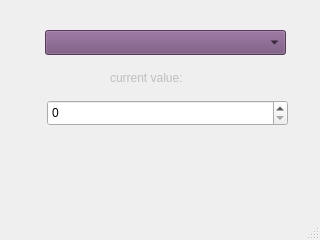
<?xml version="1.0" encoding="UTF-8"?>
<ui version="4.0">
 <class>MainWindow</class>
 <widget class="QMainWindow" name="MainWindow">
  <property name="windowModality">
   <enum>Qt::ApplicationModal</enum>
  </property>
  <property name="geometry">
   <rect>
    <x>0</x>
    <y>0</y>
    <width>320</width>
    <height>240</height>
   </rect>
  </property>
  <property name="windowTitle">
   <string>combo/SpinBox box demo</string>
  </property>
  <property name="windowIcon">
   <iconset>
    <normaloff>../../../media/ursia/16EC8BACEC8B84A9/Users/ursia/Pictures/clients/logozekin4perso.png</normaloff>../../../media/ursia/16EC8BACEC8B84A9/Users/ursia/Pictures/clients/logozekin4perso.png</iconset>
  </property>
  <property name="windowOpacity">
   <double>10.000000000000000</double>
  </property>
  <property name="tabShape">
   <enum>QTabWidget::Rounded</enum>
  </property>
  <widget class="QWidget" name="centralwidget">
   <widget class="QComboBox" name="comboBox">
    <property name="geometry">
     <rect>
      <x>45</x>
      <y>30</y>
      <width>241</width>
      <height>25</height>
     </rect>
    </property>
    <property name="font">
     <font>
      <pointsize>9</pointsize>
     </font>
    </property>
    <property name="autoFillBackground">
     <bool>false</bool>
    </property>
    <property name="styleSheet">
     <string notr="true">border-top-color: qradialgradient(spread:pad, cx:0.5, cy:0.5, radius:0.5, fx:0.5, fy:0.5, stop:0 rgba(255, 235, 235, 206), stop:0.35 rgba(255, 188, 188, 80), stop:0.4 rgba(255, 162, 162, 80), stop:0.425 rgba(255, 132, 132, 156), stop:0.44 rgba(252, 128, 128, 80), stop:1 rgba(255, 255, 255, 0));
background-color: rgb(117, 80, 123);</string>
    </property>
    <property name="editable">
     <bool>false</bool>
    </property>
    <property name="duplicatesEnabled">
     <bool>false</bool>
    </property>
    <property name="addItems" stdset="0">
     <string>c
c++
c#
python
java</string>
    </property>
   </widget>
   <widget class="QSpinBox" name="spinBox">
    <property name="geometry">
     <rect>
      <x>47</x>
      <y>100</y>
      <width>241</width>
      <height>26</height>
     </rect>
    </property>
   </widget>
   <widget class="QLabel" name="label">
    <property name="enabled">
     <bool>false</bool>
    </property>
    <property name="geometry">
     <rect>
      <x>110</x>
      <y>70</y>
      <width>111</width>
      <height>17</height>
     </rect>
    </property>
    <property name="frameShape">
     <enum>QFrame::NoFrame</enum>
    </property>
    <property name="frameShadow">
     <enum>QFrame::Sunken</enum>
    </property>
    <property name="text">
     <string>current value:</string>
    </property>
    <property name="textFormat">
     <enum>Qt::RichText</enum>
    </property>
    <property name="scaledContents">
     <bool>true</bool>
    </property>
    <property name="wordWrap">
     <bool>false</bool>
    </property>
    <property name="textInteractionFlags">
     <set>Qt::TextEditable</set>
    </property>
    <property name="buddy">
     <cstring>spinBox</cstring>
    </property>
   </widget>
  </widget>
  <widget class="QMenuBar" name="menubar">
   <property name="geometry">
    <rect>
     <x>0</x>
     <y>0</y>
     <width>320</width>
     <height>22</height>
    </rect>
   </property>
  </widget>
  <widget class="QStatusBar" name="statusbar"/>
 </widget>
 <resources/>
 <connections>
  <connection>
   <sender>spinBox</sender>
   <signal>valueChanged(int)</signal>
   <receiver>label</receiver>
   <slot>setNum(int)</slot>
   <hints>
    <hint type="sourcelabel">
     <x>155</x>
     <y>130</y>
    </hint>
    <hint type="destinationlabel">
     <x>156</x>
     <y>93</y>
    </hint>
   </hints>
  </connection>
 </connections>
</ui>
